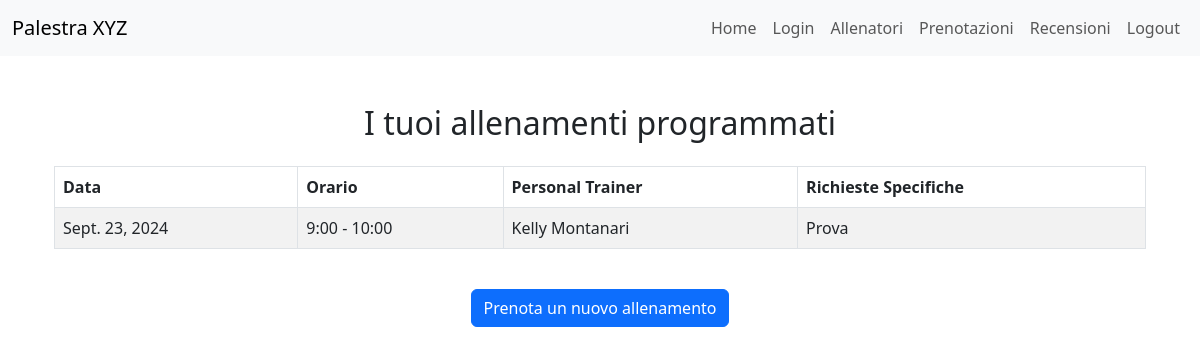
The app's page /accounts/allenamenti/ (signed in), older data.
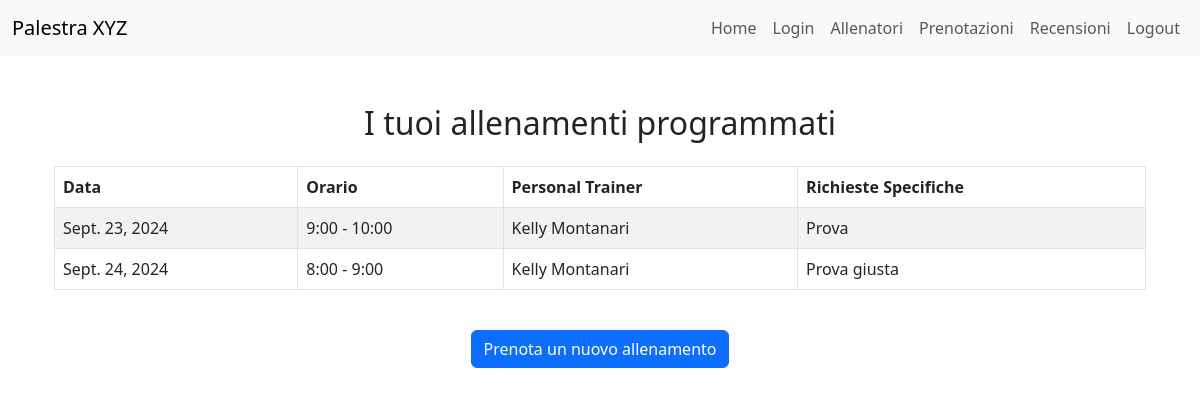
The same page, newer data.
### bookings/models.py (models this page shows, shortened)
class Prenotazione(models.Model):
    registrato_utente = models.ForeignKey(RegistratoUtente, on_delete=models.CASCADE)
    personal_trainer = models.ForeignKey(PersonalTrainer, on_delete=models.CASCADE)
    richieste_specifiche = models.TextField(max_length=500, blank=True, null=True)
    ORARI_FASCIA = [
        (8, '8:00 - 9:00'),
        (9, '9:00 - 10:00'),
        (10, '10:00 - 11:00'),
        (11, '11:00 - 12:00'),
        (12, '12:00 - 13:00'),
        (13, '13:00 - 14:00'),
        (14, '14:00 - 15:00'),
        (15, '15:00 - 16:00'),
        (16, '16:00 - 17:00'),
        (17, '17:00 - 18:00'),
        (18, '18:00 - 19:00'),
    ]
    fascia_oraria = models.IntegerField(choices=ORARI_FASCIA)
    data_prenotazione = models.DateField()
    class Meta:
        unique_together = ('personal_trainer', 'fascia_oraria', 'data_prenotazione')
    class Meta:
        verbose_name_plural = "Prenotazioni"

### trainers/models.py (models this page shows, shortened)
class PersonalTrainer(models.Model):
    user = models.OneToOneField(User, on_delete=models.CASCADE)
    nome = models.CharField(max_length=100)
    cognome = models.CharField(max_length=100)
    data_di_nascita = models.DateField()
    bio = models.TextField(max_length=500)
    SCELTA_PREFERENZE = [
        ("BB", "BodyBuilding"),
        ("PL", "PowerLifting"),
        ("CL", "Calisthenics"),
        ("ST", "StrongMen"),
        ("YG", "Yoga"),
        ("PS", "Pilates"),
        ("AR", "Aerobico")
    ]
    preferenze = models.CharField(max_length=2, choices=SCELTA_PREFERENZE)
    immagine_profilo = models.ImageField(upload_to=foto_profilo_upload_path, blank=True, null=True)
    competenze = models.TextField(max_length=500, default='Nessuna competenza')
    class Meta:
        verbose_name = "Personal Trainer"
        verbose_name_plural = "Personal Trainers"

### accounts/views.py (the view)
# urls.py: path('allenamenti/', allenamenti_utente, name='allenamenti_utente'),
@login_required
def allenamenti_utente(request):
    try:
        registrato_utente = RegistratoUtente.objects.get(user=request.user)
    except RegistratoUtente.DoesNotExist:
        messages.error(request, "Devi essere un utente registrato per visualizzare i tuoi allenamenti.")
        return redirect('accounts:home_accounts')
    allenamenti = Prenotazione.objects.filter(registrato_utente=registrato_utente).order_by('data_prenotazione', 'fascia_oraria')
    return render(request, 'accounts/allenamenti_utente.html', {'allenamenti': allenamenti})

### accounts/templates/accounts/allenamenti_utente.html
{% extends 'accounts/base.html' %}
{% block content %}
  <div class="container mt-5">
    <h2 class="text-center mb-4">I tuoi allenamenti programmati</h2>
    {% if allenamenti %}
      <div class="table-responsive">
        <table class="table table-striped table-bordered">
          <thead class="thead-dark">
            <tr>
              <th scope="col">Data</th>
              <th scope="col">Orario</th>
              <th scope="col">Personal Trainer</th>
              <th scope="col">Richieste Specifiche</th>
            </tr>
          </thead>
          <tbody>
            {% for allenamento in allenamenti %}
              <tr>
                <td>{{ allenamento.data_prenotazione }}</td>
                <td>{{ allenamento.get_fascia_oraria_display }}</td>
                <td>{{ allenamento.personal_trainer.nome }} {{ allenamento.personal_trainer.cognome }}</td>
                <td>{{ allenamento.richieste_specifiche|default:"Nessuna" }}</td>
              </tr>
            {% endfor %}
          </tbody>
        </table>
      </div>
    {% else %}
      <div class="alert alert-warning text-center" role="alert">
        Non hai allenamenti programmati.
      </div>
    {% endif %}
    <div class="text-center mt-4">
      <a href="{% url 'bookings:crea_prenotazione' %}" class="btn btn-primary">
        Prenota un nuovo allenamento
      </a>
    </div>
  </div>
{% endblock %}

Row changes from the older to the newer data that the page shows:
added Prenotazione: data_prenotazione "Sept. 24, 2024", fascia_oraria "8:00 - 9:00", personal_trainer.nome "Kelly", personal_trainer.cognome "Montanari", richieste_specifiche "Prova giusta"
